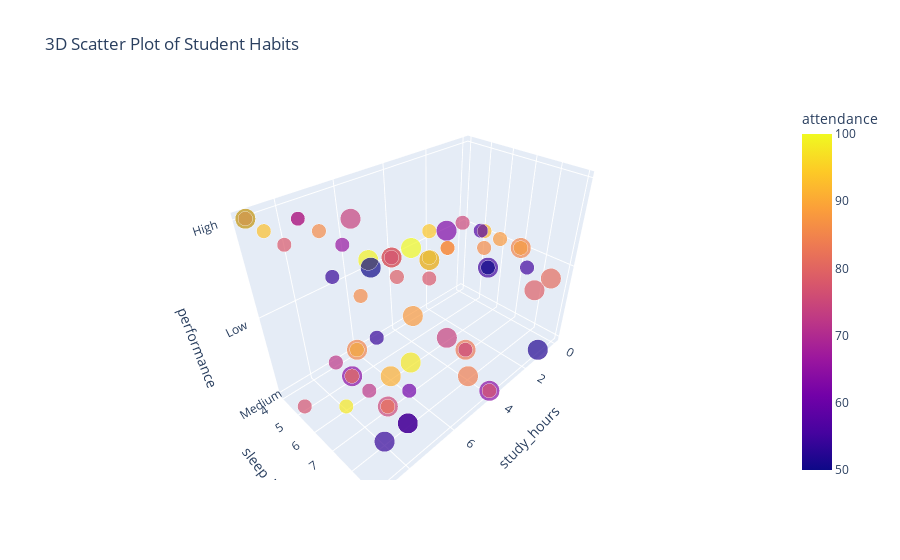

Notebook cell for this chart:
### Code cell
fig = px.scatter_3d(df, x='study_hours', y='sleep_hours', z='performance', color='attendance', size='exercise_time', title='3D Scatter Plot of Student Habits')
fig.show()

### Figure 1 — Plotly figure (JSON) as saved in the notebook; plotly's stock layout.template omitted (floating-point values rounded to 4 significant figures)
{"data": [{"hovertemplate": "study_hours=%{x}<br>sleep_hours=%{y}<br>performance=%{z}<br>exercise_time=%{marker.size}<br>attendance=%{marker.color}<extra></extra>", "legendgroup": "", "marker": {"color": [61, 100, 72, 64, 77, 83, 51, 81, 72, 71, 100, 74, 71, 71, 98, 91, 55, 64, 92, 86, 82, 57, 93, 93, 54, 88, 53, 55, 94, 81, 79, 96, 84, 89, 65, 62, 99, 91, 79, 68, 66, 68, 77, 75, 86, 75, 72, 58, 61, 50, 50, 96, 83, 81, 97, 74, 89, 94, 50, 65, 88, 54, 71, 78, 52, 61, 75, 65, 100, 86, 71, 78, 63, 77, 54, 96, 98, 79, 95, 54, 61, 65, 75, 75, 97, 70, 88, 85, 82, 79, 86, 72, 59, 54, 85, 83, 80, 59, 68, 81], "coloraxis": "coloraxis", "size": [1, 1, 1, 2, 0, 0, 0, 0, 1, 0, 2, 2, 0, 0, 2, 2, 1, 2, 1, 1, 1, 1, 1, 0, 2, 1, 2, 2, 1, 0, 1, 0, 2, 0, 0, 0, 2, 2, 0, 0, 1, 0, 1, 0, 1, 2, 0, 0, 0, 0, 1, 0, 2, 2, 0, 2, 0, 0, 2, 0, 2, 1, 0, 1, 2, 1, 1, 2, 1, 1, 2, 1, 2, 1, 2, 2, 1, 1, 1, 0, 0, 0, 2, 1, 2, 0, 1, 2, 1, 2, 1, 0, 0, 1, 2, 0, 0, 0, 1, 1], "sizemode": "area", "sizeref": 0.005, "symbol": "circle"}, "mode": "markers", "name": "", "scene": "scene", "showlegend": false, "type": "scatter3d", "x": [6, 3, 7, 4, 6, 9, 2, 6, 7, 4, 3, 7, 7, 2, 5, 4, 1, 7, 5, 1, 4, 0, 9, 5, 8, 0, 9, 2, 6, 3, 8, 2, 4, 2, 6, 4, 8, 6, 1, 3, 8, 1, 9, 8, 9, 4, 1, 3, 6, 7, 2, 0, 3, 1, 7, 3, 1, 5, 5, 9, 3, 5, 1, 9, 1, 9, 3, 7, 6, 8, 7, 4, 1, 4, 7, 9, 8, 8, 0, 8, 6, 8, 7, 0, 7, 7, 2, 0, 7, 2, 2, 0, 4, 9, 6, 9, 8, 6, 8, 7], "y": [7, 5, 4, 9, 8, 6, 7, 9, 6, 6, 4, 6, 8, 9, 6, 4, 8, 5, 9, 6, 4, 5, 5, 7, 8, 6, 4, 7, 8, 7, 9, 8, 8, 6, 8, 7, 8, 6, 6, 9, 7, 5, 5, 8, 9, 4, 8, 9, 7, 7, 7, 7, 7, 9, 9, 6, 5, 7, 4, 9, 4, 4, 4, 6, 9, 4, 7, 8, 4, 6, 9, 6, 4, 9, 8, 4, 6, 5, 7, 6, 9, 4, 7, 4, 9, 4, 5, 7, 7, 9, 5, 6, 4, 8, 4, 4, 6, 4, 5, 5], "z": ["Medium", "Low", "Medium", "Medium", "High", "High", "Low", "Medium", "Medium", "Medium", "Low", "High", "Medium", "Low", "Medium", "Low", "Low", "Medium", "High", "Low", "Low", "Low", "High", "Medium", "Medium", "Low", "High", "Low", "High", "Medium", "High", "Medium", "Medium", "Low", "Medium", "Medium", "High", "Medium", "Low", "Medium", "High", "Low", "Medium", "High", "High", "Low", "Low", "Medium", "Medium", "Medium", "Low", "Low", "Medium", "Low", "High", "Medium", "Low", "Medium", "Low", "High", "Medium", "Medium", "Low", "High", "Medium", "High", "Medium", "Medium", "Medium", "High", "High", "Low", "Low", "Medium", "Medium", "High", "Medium", "High", "Low", "Medium", "Medium", "Medium", "Medium", "Low", "High", "Medium", "Low", "Low", "Medium", "Low", "Low", "Low", "Low", "High", "Medium", "High", "High", "Medium", "High", "Medium"]}], "layout": {"coloraxis": {"colorbar": {"title": {"text": "attendance"}}, "colorscale": [[0, "#0d0887"], [0.1111, "#46039f"], [0.2222, "#7201a8"], [0.3333, "#9c179e"], [0.4444, "#bd3786"], [0.5556, "#d8576b"], [0.6667, "#ed7953"], [0.7778, "#fb9f3a"], [0.8889, "#fdca26"], [1, "#f0f921"]]}, "legend": {"itemsizing": "constant", "tracegroupgap": 0}, "scene": {"domain": {"x": [0, 1], "y": [0, 1]}, "xaxis": {"title": {"text": "study_hours"}}, "yaxis": {"title": {"text": "sleep_hours"}}, "zaxis": {"title": {"text": "performance"}}}, "title": {"text": "3D Scatter Plot of Student Habits"}}}
